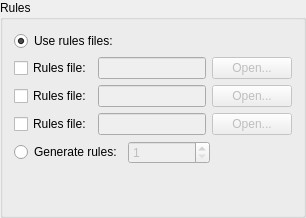
                 <widget class="QGroupBox" name="groupBox_rules">
                  <property name="title">
                   <string>Rules</string>
                  </property>
                  <layout class="QVBoxLayout" name="verticalLayout_18">
                   <item>
                    <widget class="QRadioButton" name="radioButton_use_rules_file">
                     <property name="text">
                      <string>Use rules files:</string>
                     </property>
                     <property name="checked">
                      <bool>true</bool>
                     </property>
                     <attribute name="buttonGroup">
                      <string notr="true">buttonGroup</string>
                     </attribute>
                    </widget>
                   </item>
                   <item>
                    <layout class="QHBoxLayout" name="horizontalLayout_28">
                     <item>
                      <widget class="QCheckBox" name="checkBox_rulesfile_1">
                       <property name="text">
                        <string>Rules file:</string>
                       </property>
                      </widget>
                     </item>
                     <item>
                      <widget class="QLineEdit" name="lineEdit_open_rulesfile_1">
                       <property name="enabled">
                        <bool>false</bool>
                       </property>
                       <property name="sizePolicy">
                        <sizepolicy hsizetype="Expanding" vsizetype="Fixed">
                         <horstretch>0</horstretch>
                         <verstretch>0</verstretch>
                        </sizepolicy>
                       </property>
                       <property name="minimumSize">
                        <size>
                         <width>0</width>
                         <height>0</height>
                        </size>
                       </property>
                       <property name="readOnly">
                        <bool>false</bool>
                       </property>
                      </widget>
                     </item>
                     <item>
                      <widget class="QPushButton" name="pushButton_open_rulesfile_1">
                       <property name="enabled">
                        <bool>false</bool>
                       </property>
                       <property name="text">
                        <string>Open...</string>
                       </property>
                      </widget>
                     </item>
                    </layout>
                   </item>
                   <item>
                    <layout class="QHBoxLayout" name="horizontalLayout_37">
                     <item>
                      <widget class="QCheckBox" name="checkBox_rulesfile_2">
                       <property name="text">
                        <string>Rules file:</string>
                       </property>
                      </widget>
                     </item>
                     <item>
                      <widget class="QLineEdit" name="lineEdit_open_rulesfile_2">
                       <property name="enabled">
                        <bool>false</bool>
                       </property>
                       <property name="sizePolicy">
                        <sizepolicy hsizetype="Expanding" vsizetype="Fixed">
                         <horstretch>0</horstretch>
                         <verstretch>0</verstretch>
                        </sizepolicy>
                       </property>
                       <property name="minimumSize">
                        <size>
                         <width>0</width>
                         <height>0</height>
                        </size>
                       </property>
                       <property name="readOnly">
                        <bool>false</bool>
                       </property>
                      </widget>
                     </item>
                     <item>
                      <widget class="QPushButton" name="pushButton_open_rulesfile_2">
                       <property name="enabled">
                        <bool>false</bool>
                       </property>
                       <property name="text">
                        <string>Open...</string>
                       </property>
                      </widget>
                     </item>
                    </layout>
                   </item>
                   <item>
                    <layout class="QHBoxLayout" name="horizontalLayout_44">
                     <item>
                      <widget class="QCheckBox" name="checkBox_rulesfile_3">
                       <property name="text">
                        <string>Rules file:</string>
                       </property>
                      </widget>
                     </item>
                     <item>
                      <widget class="QLineEdit" name="lineEdit_open_rulesfile_3">
                       <property name="enabled">
                        <bool>false</bool>
                       </property>
                       <property name="sizePolicy">
                        <sizepolicy hsizetype="Expanding" vsizetype="Fixed">
                         <horstretch>0</horstretch>
                         <verstretch>0</verstretch>
                        </sizepolicy>
                       </property>
                       <property name="minimumSize">
                        <size>
                         <width>0</width>
                         <height>0</height>
                        </size>
                       </property>
                       <property name="readOnly">
                        <bool>false</bool>
                       </property>
                      </widget>
                     </item>
                     <item>
                      <widget class="QPushButton" name="pushButton_open_rulesfile_3">
                       <property name="enabled">
                        <bool>false</bool>
                       </property>
                       <property name="text">
                        <string>Open...</string>
                       </property>
                      </widget>
                     </item>
                    </layout>
                   </item>
                   <item>
                    <layout class="QHBoxLayout" name="horizontalLayout_30">
                     <item>
                      <widget class="QRadioButton" name="radioButton_generate_rules">
                       <property name="text">
                        <string>Generate rules:</string>
                       </property>
                       <attribute name="buttonGroup">
                        <string notr="true">buttonGroup</string>
                       </attribute>
                      </widget>
                     </item>
                     <item>
                      <widget class="QSpinBox" name="spinBox_generate_rules">
                       <property name="enabled">
                        <bool>false</bool>
                       </property>
                       <property name="sizePolicy">
                        <sizepolicy hsizetype="Expanding" vsizetype="Fixed">
                         <horstretch>0</horstretch>
                         <verstretch>0</verstretch>
                        </sizepolicy>
                       </property>
                       <property name="prefix">
                        <string/>
                       </property>
                       <property name="minimum">
                        <number>1</number>
                       </property>
                       <property name="maximum">
                        <number>100000</number>
                       </property>
                      </widget>
                     </item>
                     <item>
                      <spacer name="horizontalSpacer_4">
                       <property name="orientation">
                        <enum>Qt::Orientation::Horizontal</enum>
                       </property>
                       <property name="sizeHint" stdset="0">
                        <size>
                         <width>40</width>
                         <height>20</height>
                        </size>
                       </property>
                      </spacer>
                     </item>
                    </layout>
                   </item>
                   <item>
                    <spacer name="verticalSpacer">
                     <property name="orientation">
                      <enum>Qt::Orientation::Vertical</enum>
                     </property>
                     <property name="sizeType">
                      <enum>QSizePolicy::Policy::Expanding</enum>
                     </property>
                     <property name="sizeHint" stdset="0">
                      <size>
                       <width>20</width>
                       <height>40</height>
                      </size>
                     </property>
                    </spacer>
                   </item>
                  </layout>
                 </widget>
